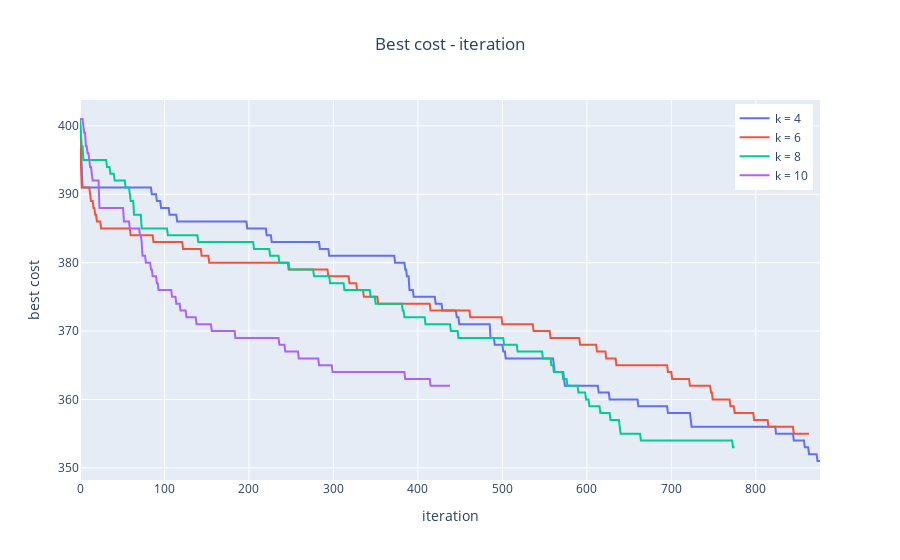

Notebook code cell kept with this figure:
### Code cell
log_4 = read_log('nam_4_gf2^6_mult.log')
log_6 = read_log('nam_6_gf2^6_mult.log')
log_8 = read_log('nam_8_gf2^6_mult.log')
log_10 = read_log('nam_10_gf2^6_mult.log')

max_iteration = max(len(log_6['iteration']), len(log_8['iteration']), len(log_10['iteration']))

fig = draw_figure_pair(
    {
        'k = 4': [log_4['iteration'], log_4['best cost']],
        'k = 6': [log_6['iteration'], log_6['best cost']],
        'k = 8': [log_8['iteration'], log_8['best cost']],
        'k = 10': [log_10['iteration'], log_10['best cost']],
    },
    'Best cost - iteration', 'iteration', 'best cost',
)

fig.show()

### Figure 1 — Plotly figure (JSON) as saved in the notebook; plotly's stock layout.template omitted (floating-point values rounded to 4 significant figures; data arrays with more than 128 entries replaced by an {"elided": "..."} marker saying what was removed)
{"data": [{"mode": "lines", "name": "k = 4", "type": "scatter", "x": {"elided": "877 int values"}, "y": {"elided": "877 int values"}}, {"mode": "lines", "name": "k = 6", "type": "scatter", "x": {"elided": "864 int values"}, "y": {"elided": "864 int values"}}, {"mode": "lines", "name": "k = 8", "type": "scatter", "x": {"elided": "776 int values"}, "y": {"elided": "776 int values"}}, {"mode": "lines", "name": "k = 10", "type": "scatter", "x": {"elided": "439 int values"}, "y": {"elided": "439 int values"}}], "layout": {"legend": {"x": 0.99, "xanchor": "right", "y": 0.99, "yanchor": "top"}, "title": {"text": "Best cost - iteration", "x": 0.5}, "xaxis": {"title": {"text": "iteration"}}, "yaxis": {"title": {"text": "best cost"}}}}
